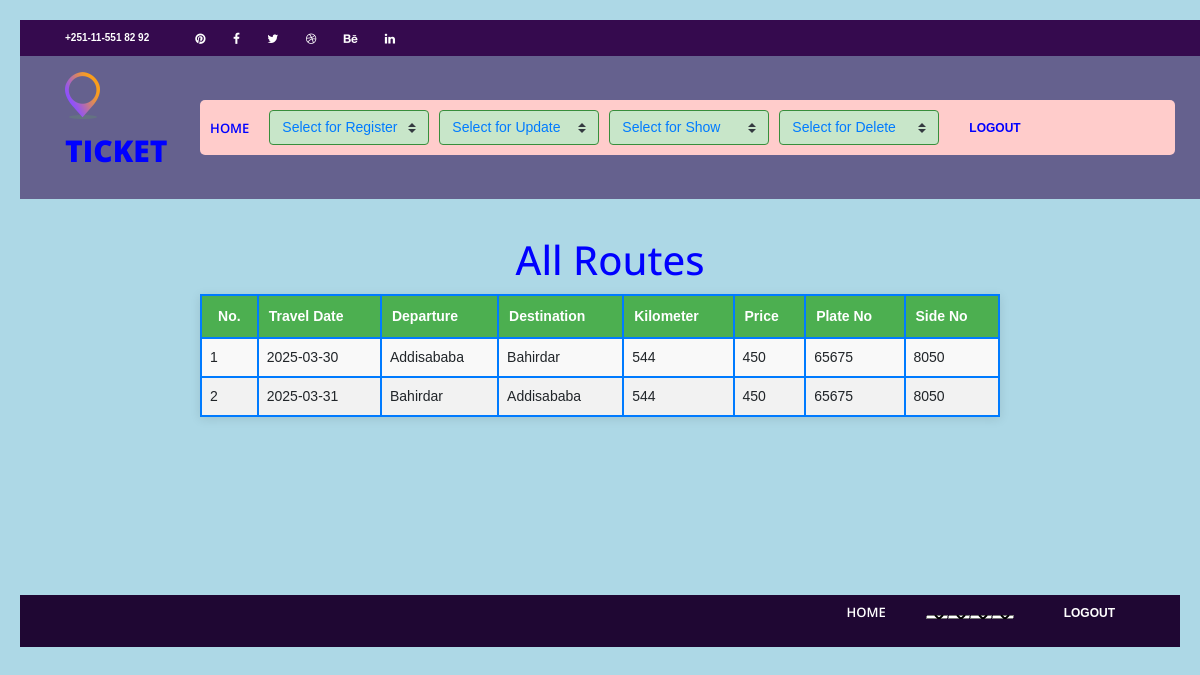
Before: /routes/ with the older database file.
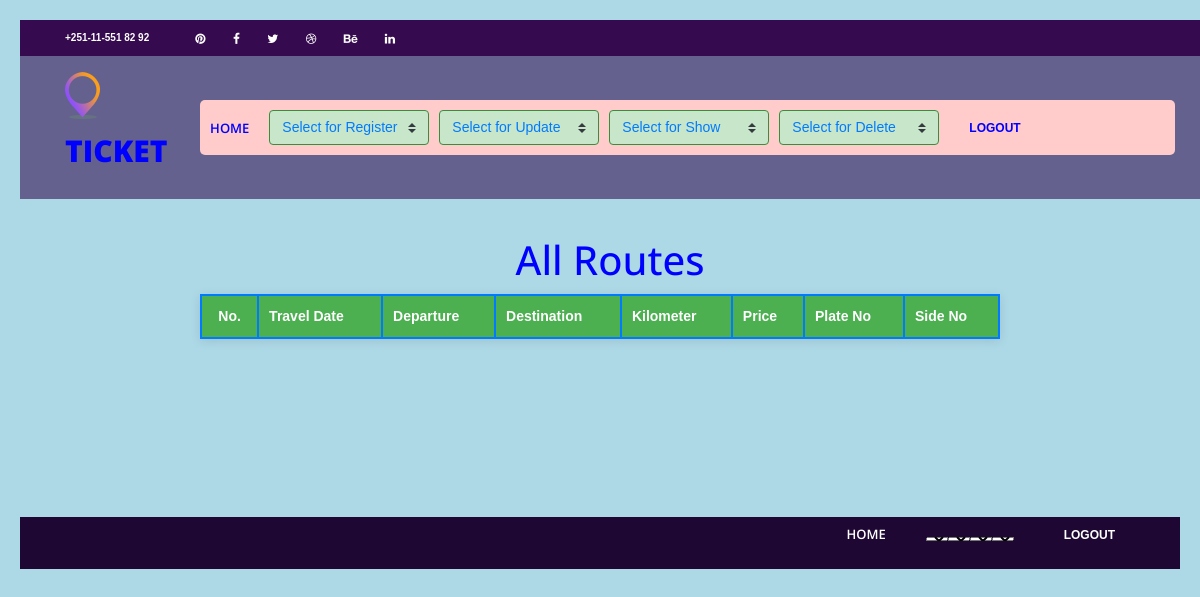
After: the same page with the newer database file.
### users/models.py (models this page shows, shortened)
class Route(models.Model):
    registration_id = models.UUIDField(default=uuid.uuid4, editable=False, unique=True)
    registered_time = models.DateTimeField(auto_now_add=True)
    depcity = models.CharField(max_length=50, null=True, blank=True)
    descity = models.CharField(max_length=50, null=True, blank=True)
    kilometer = models.CharField(max_length=50, null=True, blank=True)
    price = models.CharField(max_length=50, null=True, blank=True)
    date = models.CharField(max_length=50, null=True, blank=True)
    plate_no = models.CharField(max_length=50, null=True, blank=True)
    side_no = models.CharField(max_length=50, null=True, blank=True)
    groups = models.ManyToManyField(
        'auth.Group',
        related_name='route_set',
        blank=True
    )
    user_permissions = models.ManyToManyField(
        'auth.Permission',
        related_name='route_permissions_set',
        blank=True
    )

### users/views.py (the view)
# urls.py: path('routes/', views.routes, name='routes'),
def routes(request):
    routes = Route.objects.all()
    return render(request, 'users/routes.html',{'routes': routes})

### users/templates/users/routes.html (shortened to what this page needs)
<!DOCTYPE html>
<html lang="en">
<head>
<link rel="stylesheet" type="text/css" href="../static/styles/bootstrap4/bootstrap.min.css">
<link href="../static/plugins/font-awesome-4.7.0/css/font-awesome.min.css" rel="stylesheet" type="text/css">
<link rel="stylesheet" type="text/css" href="../static/plugins/OwlCarousel2-2.2.1/owl.carousel.css">
<link rel="stylesheet" type="text/css" href="../static/plugins/OwlCarousel2-2.2.1/owl.theme.default.css">
<link rel="stylesheet" type="text/css" href="../static/plugins/OwlCarousel2-2.2.1/animate.css">
<link rel="stylesheet" type="text/css" href="../static/styles/main_styles.css">
<link rel="stylesheet" type="text/css" href="../static/styles/responsive.css">
</head>
<body style="background-color: lightblue;">
<div class="super_container">
<header class="header">
		<div class="top_bar">
			<div class="container">
				<div class="row">
					<div class="col d-flex flex-row">
						<div class="phone">+251-11-551 82 92</div>
						<div class="social">
							<ul class="social_list">
								<li class="social_list_item"><a href="#"><i class="fa fa-pinterest" aria-hidden="true"></i></a></li>
								<li class="social_list_item"><a href="#"><i class="fa fa-facebook" aria-hidden="true"></i></a></li>
								<li class="social_list_item"><a href="#"><i class="fa fa-twitter" aria-hidden="true"></i></a></li>
								<li class="social_list_item"><a href="#"><i class="fa fa-dribbble" aria-hidden="true"></i></a></li>
								<li class="social_list_item"><a href="#"><i class="fa fa-behance" aria-hidden="true"></i></a></li>
								<li class="social_list_item"><a href="#"><i class="fa fa-linkedin" aria-hidden="true"></i></a></li>
							</ul>
						</div>
					</div>
				</div>
			</div>
		</div>
<nav class="main_nav">
    <div class="container">
        <div class="row">
            <div class="col main_nav_col d-flex flex-row align-items-center justify-content-start">
                <div class="logo_container">
                    <div class="logo">
                        <a href="#">
                            <img src="../static/images/logo.png" alt="">
                            <span style="color: blue;">ticket</span>
                        </a>
                    </div>
                </div>
                <link href="https://stackpath.bootstrapcdn.com/bootstrap/4.5.2/css/bootstrap.min.css" rel="stylesheet">
                <div class="container-fluid" style="background-color: #ffcccb; padding: 10px; border-radius: 5px;">
                    <ul class="main_nav_list d-flex flex-row align-items-center" style="list-style-type: none; padding: 0; margin: 0; overflow-x: auto;">
                        <li class="main_nav_item" style="margin-right: 20px;">
                            <a href="{% url 'home' %}" style="color: blue; text-decoration: none;">home</a>
                        </li>
                        <li class="main_nav_item" style="margin-right: 10px;">
                            <select onchange="location.href = this.value;" class="custom-select" style="min-width: 160px; color: #007BFF; background-color: #c8e6c9; border: 1px solid #388e3c; font-size: 14px;">
                                <option value="#">Select for Register</option>
                            </select>
                        </li>
                        <li class="main_nav_item" style="margin-right: 10px;">
                            <select onchange="location.href = this.value;" class="custom-select" style="min-width: 160px; color: #007BFF; background-color: #c8e6c9; border: 1px solid #388e3c; font-size: 14px;">
                                <option value="#">Select for Update</option>
                            </select>
                        </li>
                        <li class="main_nav_item" style="margin-right: 10px;">
                            <select onchange="location.href = this.value;" class="custom-select" style="min-width: 160px; color: #007BFF; background-color: #c8e6c9; border: 1px solid #388e3c; font-size: 14px;">
                                <option value="#">Select for Show</option>
                            </select>
                        </li>
                        <li class="main_nav_item" style="margin-right: 10px;">
                            <select onchange="location.href = this.value;" class="custom-select" style="min-width: 160px; color: #007BFF; background-color: #c8e6c9; border: 1px solid #388e3c; font-size: 14px;">
                                <option value="#">Select for Delete</option>
                            </select>
                        </li>
                        <li class="footer_nav_item" style="margin-left: 20px;">
                            <a href="{% url 'logout' %}" style="color: blue; text-decoration: none;">Logout</a>
                        </li>
                    </ul>
                </div>
            </div>
        </div>
    </div>
</nav>
</header>
<h1 style="margin: 0 auto; padding-left: 20px; text-align: center; display: block; color:blue;">All Routes</h1>
<table>
  <thead>
    <tr>
      <th>No.</th>
      <th>Travel Date</th>
      <th>Departure</th>
      <th>Destination</th>
      <th>Kilometer</th>
      <th>Price</th>
      <th>Plate No</th>
      <th>Side No</th>
    </tr>
  </thead>
  <tbody>
    {% for route in routes %}
      <tr>
        <td>{{ forloop.counter }}</td>
        <td>{{ route.date }}</td>
        <td>{{ route.depcity }}</td>
        <td>{{ route.descity }}</td>
        <td>{{ route.kilometer }}</td>
        <td>{{ route.price }}</td>
        <td>{{ route.plate_no }}</td>
        <td>{{ route.side_no }}</td>
      </tr>
    {% endfor %}
  </tbody>
</table>
<br>
  <div class="copyright">
		<div class="container">
			<div class="row">
				<div class="col-lg-3 order-lg-1 order-2  ">
					<div class="copyright_content d-flex flex-row align-items-center">
					</div>
				</div>
				<div class="col-lg-9 order-lg-2 order-1">
					<div class="footer_nav_container d-flex flex-row align-items-center justify-content-lg-end">
						<div class="footer_nav">
							<ul class="footer_nav_list">
							<li class="main_nav_item"><a href="{% url 'home' %}">home</a></li>
                           <select onchange="location.href = this.value;">
                           <option value="#">Select for Register</option>
                           </select>
                          <select onchange="location.href = this.value;">
                          <option value="#">Select for Update</option>
                           </select>
                           <select onchange="location.href = this.value;">
                           <option value="{% url 'admindelete' %}">Select for Show</option>
                           </select>
                           <select onchange="location.href = this.value;">
                           <option value="{% url 'admindelete' %}">Select for Delete</option>
                           </select>
                           <li class="footer_nav_item"><a href="{% url 'logout' %}" style="color:white;margin-left:50px;">Logout</a></li>
							</ul>
						</div>
					</div>
				</div>
			</div>
		</div>
	</div>
</div>
</body>
</html>

### users/static/styles/main_styles.css (style rules this page uses)
* { margin: 0; padding: 0; -webkit-font-smoothing: antialiased; -webkit-text-shadow: rgba(0,0,0,.01) 0 0 1px; text-shadow: rgba(0,0,0,.01) 0 0 1px; }
body { font-family: 'Open Sans', sans-serif; font-size: 14px; font-weight: 400; background: #FFFFFF; color: #a5a5a5; }
div { display: block; position: relative; -webkit-box-sizing: border-box; -moz-box-sizing: border-box; box-sizing: border-box; }
ul { list-style: none; margin-bottom: 0px; }
a, a:hover, a:visited, a:active, a:link { text-decoration: none; -webkit-font-smoothing: antialiased; -webkit-text-shadow: rgba(0,0,0,.01) 0 0 1px; text-shadow: rgba(0,0,0,.01) 0 0 1px; }
h1 { font-size: 48px; }
h1, h2, h3, h4, h5, h6 { font-family: 'Open Sans', sans-serif; -webkit-font-smoothing: antialiased; -webkit-text-shadow: rgba(0,0,0,.01) 0 0 1px; text-shadow: rgba(0,0,0,.01) 0 0 1px; }
.super_container { width: 100%; overflow: hidden; }
.header { position: fixed; width: 100%; background: rgba(54, 19, 84, 0.6); z-index: 12; }
.top_bar { width: 100%; height: 36px; background: #350a4e; -webkit-transition: all 400ms ease; -moz-transition: all 400ms ease; -ms-transition: all 400ms ease; -o-transition: all 400ms ease; transition: all 400ms ease; }
.phone { display: inline-block; margin-right: 36px; line-height: 36px; font-size: 10px; font-weight: 600; color: #FFFFFF; }
.social_list_item { position: relative; display: inline-block; margin-right: 3px; }
.social_list_item:last-child { margin-right: 0px; }
.social_list_item a { display: block; width: 100%; padding-left: 10px; padding-right: 10px; line-height: 36px; }
.social_list_item a i { font-size: 12px; color: #FFFFFF; -webkit-transition: all 200ms ease; -moz-transition: all 200ms ease; -ms-transition: all 200ms ease; -o-transition: all 200ms ease; transition: all 200ms ease; }
.main_nav_col { height: 143px; -webkit-transition: all 400ms ease; -moz-transition: all 400ms ease; -ms-transition: all 400ms ease; -o-transition: all 400ms ease; transition: all 400ms ease; }
.logo_container { -webkit-transform: translateY(-6px); -moz-transform: translateY(-6px); -ms-transform: translateY(-6px); -o-transform: translateY(-6px); transform: translateY(-6px); }
.logo a { font-family: 'Open Sans', sans-serif; font-size: 30px; color: #f4f4f8; font-weight: 800; text-transform: uppercase; }
.logo a img { display: inline-block; vertical-align: baseline; margin-right: 9px; -webkit-transform: translateY(2px); -moz-transform: translateY(2px); -ms-transform: translateY(2px); -o-transform: translateY(2px); transform: translateY(2px); }
.main_nav_item { position: relative; display: inline-block; margin-right: 40px; }
.main_nav_item a { font-family: 'Open Sans', sans-serif; font-size: 13px; font-weight: 600; color: #FFFFFF; text-transform: uppercase; padding-bottom: 10px; padding-top: 10px; }
.main_nav_item::after { display: block; position: absolute; left: -1px; bottom: -11px; width: calc(100% + 2px); height: 2px; background: linear-gradient(to right, #fa9e1b, #8d4fff); content: ''; opacity: 0; -webkit-transition: all 200ms ease; -moz-transition: all 200ms ease; -ms-transition: all 200ms ease; -o-transition: all 200ms ease; transition: all 200ms ease; }
.copyright { background: #1f0733; }
.copyright_content { height: 52px; }
.footer_nav_container { height: 52px; }
.footer_nav_list { font-size: 0px; }
.footer_nav_item { display: inline-block; margin-right: 40px; }
.footer_nav_item a { font-size: 12px; font-weight: 600; color: #685677; text-transform: uppercase; line-height: 2; -webkit-transition: all 200ms ease; -moz-transition: all 200ms ease; -ms-transition: all 200ms ease; -o-transition: all 200ms ease; transition: all 200ms ease; }

### users/templates/users/routes.html (style rules this page uses)
body { font-family: Arial, sans-serif; margin: 0; padding: 20px; background-color: #f4f4f4; }
h1 { margin: 0; }
table { width: 100%; max-width: 800px; border-collapse: collapse; margin: 10px auto; background-color: #f9f9f9; box-shadow: 0 2px 10px rgba(0, 0, 0, 0.1); }
th, td { border: 2px solid #007BFF; padding: 8px; text-align: left; font-size: 14px; word-wrap: break-word; }
th { background-color: #e9ecef; }
table { width: 100%; border-collapse: collapse; }
th { background-color: #4CAF50; color: white; padding: 10px; text-align: left; }
th:first-child { text-align: center; }

Changed rows visible on the page:
removed Route: date "2025-03-30", depcity "Addisababa", descity "Bahirdar", kilometer "544", price "450", plate_no "65675", side_no "8050"
removed Route: date "2025-03-31", depcity "Bahirdar", descity "Addisababa", kilometer "544", price "450", plate_no "65675", side_no "8050"
